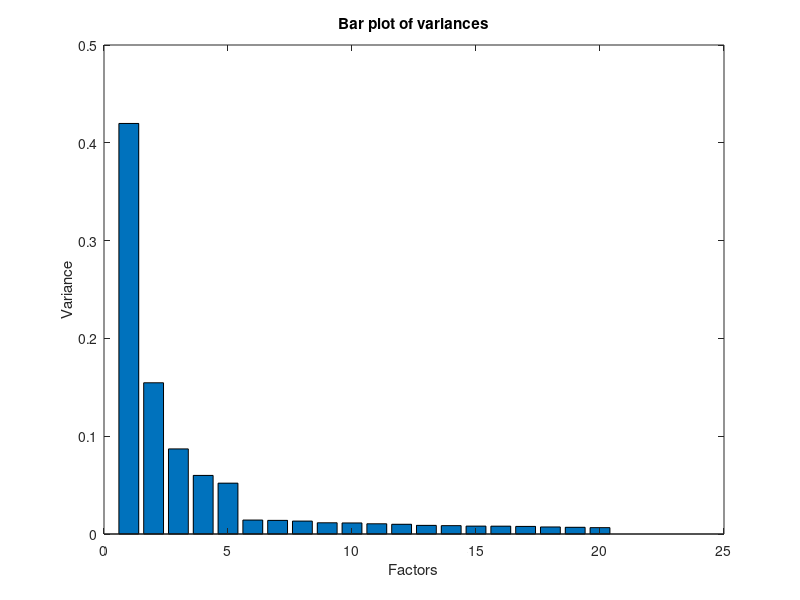
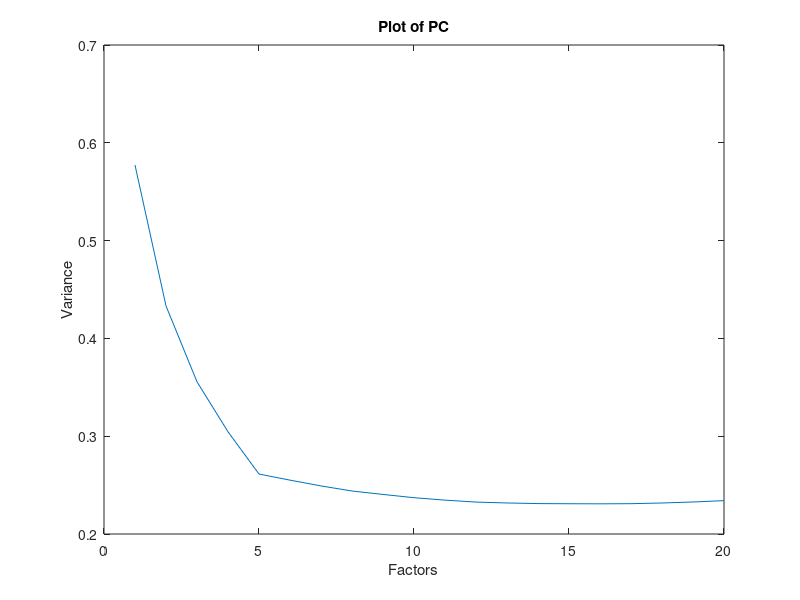
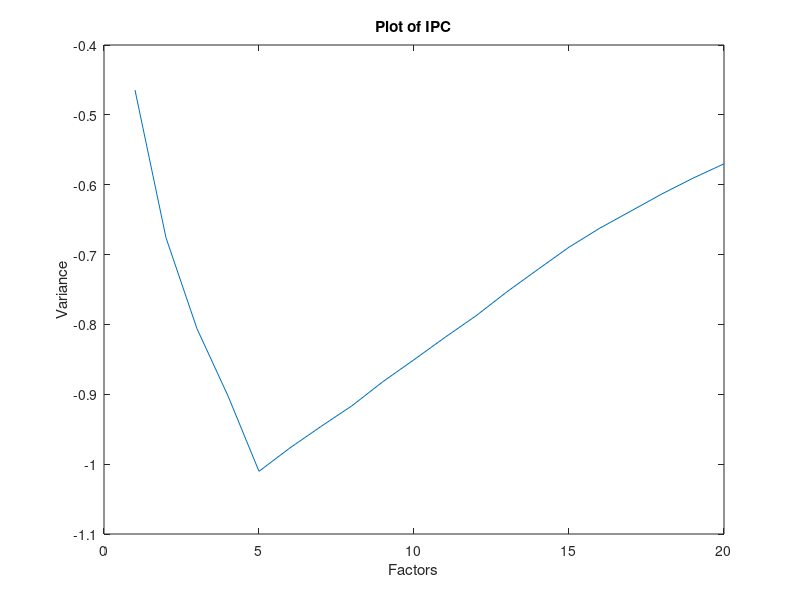

Write MATLAB code to recreate these figures, in order.
clear all
close all
clc

load('Report5_1.mat');
N = length(Y);
y = zscore(Y);
Kmax = 20;
[F_t, D] = eigs(y*y', Kmax);
F = F_t * sqrt(N);

explained_var = diag(D)./trace(y'*y);

figure(1)
bar(explained_var)
title('Bar plot of variances')
xlabel('Factors')
ylabel('Variance')

lambda = F'*y/N;

K = size(Y);
V = nan(1,Kmax);
for kk=1:Kmax
    e = y - F(:, 1:kk)*lambda(1:kk,:);
    V(kk) = mean(mean(e.^2));
end

for kk=1:Kmax
    PC(kk) = V(kk)+kk*V(Kmax)*(N+K)/(N*K)*log(N*K/(N+K));
    IPC(kk) = log(V(kk))+kk*(N+K)/(N*K)*log(N*K/(N+K));
end

figure(2)
plot(PC)
title('Plot of PC')
xlabel('Factors')
ylabel('Variance')

figure(3)
plot(IPC)
title('Plot of IPC')
xlabel('Factors')
ylabel('Variance')

disp(PC(1, 16))
disp(IPC(1, 5))

disp('When looking at bar plot we can see that the optimal number of factors should be 5. Because after 5 factors, the variance significantly decreases.')
disp('When taking into consideration PC value, we see that the lowest value is 13 factor. But what is important is that after 5 factors, the variance does not decreases much.')
disp('Plotting IPC is confirming the fact that the optimal number of factors should be 5.')